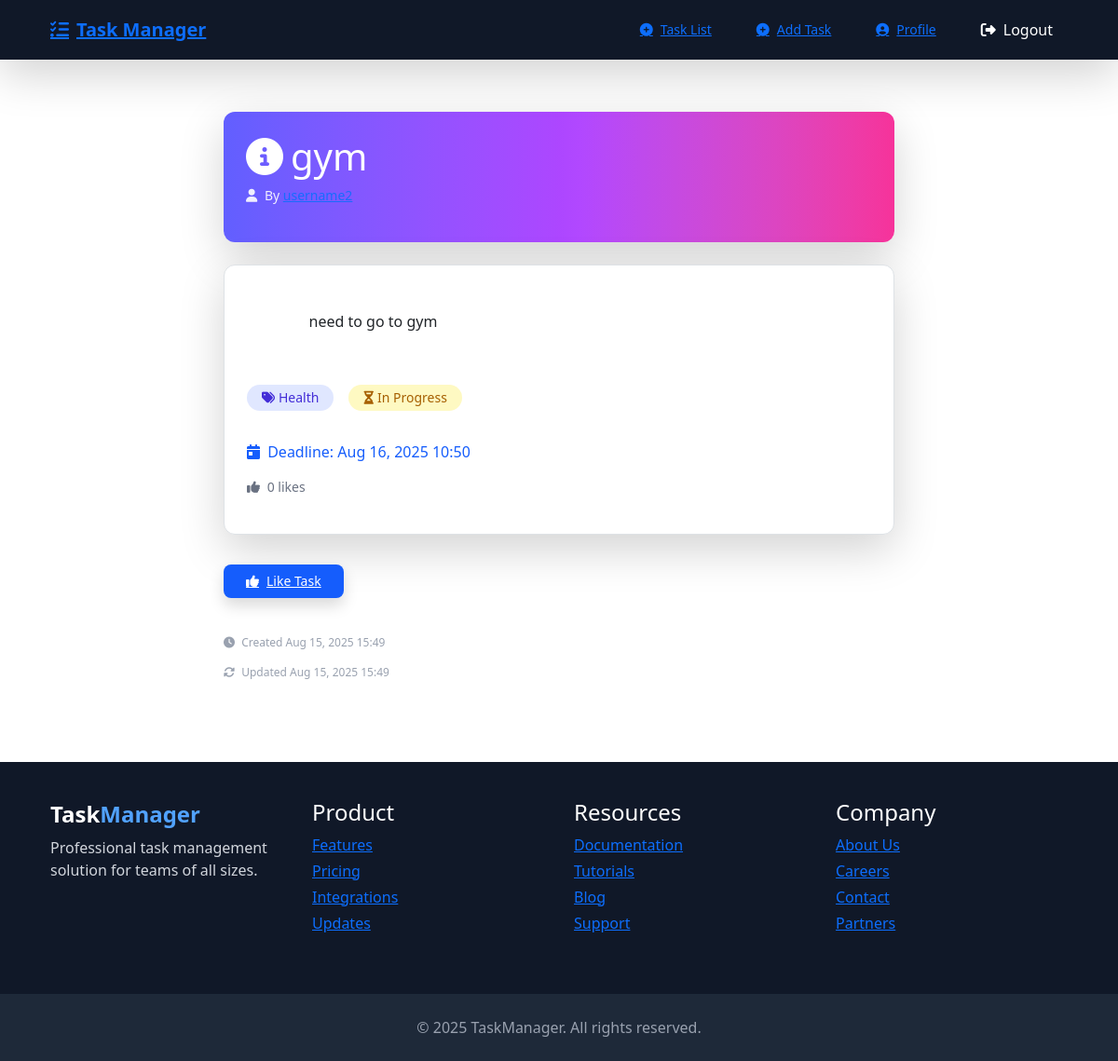
The page /task/task-detail/4/ (signed in) on the database its author committed.
### task/models.py (models this page shows, shortened)
class TaskModel(models.Model):
    user = models.ForeignKey(User, on_delete=models.CASCADE)
    title = models.CharField(max_length=200)
    description = models.TextField(blank=True, default='This task does not have a description yet.', max_length=1000)
    category = models.CharField(max_length=20, choices=Category, default='Others')
    likes = models.ManyToManyField(User, related_name='likes', blank=True)
    dead_line = models.DateTimeField(null=True, blank=True)
    is_completed = models.BooleanField(default=False)
    created_at = models.DateTimeField(auto_now_add=True)
    updated_at = models.DateTimeField(auto_now=True)
    @property
    def likes_count(self):
        return self.likes.count()

### task/views.py (the view, shortened to what this page needs)
# urls.py: path('task-detail/<int:pk>/', TaskDetailView.as_view(), name='task_detail'),
class TaskDetailView(LoginRequiredMixin, DetailView):
    model = TaskModel
    template_name = 'task_details.html'
    context_object_name = 'task'

### task/templates/task_details.html (shortened to what this page needs)
{% extends "base.html" %}
{% block content %}
<div class="max-w-3xl mx-auto px-4 py-8" style="min-height: 60vh;">
    <div class="bg-gradient-to-r from-indigo-500 via-purple-500 to-pink-500 text-white rounded-xl shadow-lg p-6 mb-6 overflow-hidden">
        <h1 class="text-3xl sm:text-4xl font-extrabold mb-2 flex items-center break-words">
            <i class="fa-solid fa-circle-info mr-2 min-w-[20px]"></i>
            <span class="whitespace-pre-wrap">{{ task.title|truncatechars:150 }}</span>
        </h1>
        <p class="text-sm opacity-90 truncate">
            <i class="fa-solid fa-user mr-1"></i>
            By <a href="{% url 'accounts:profile' username=task.user.username %}"
                  class="text-gray-800 hover:text-gray-500">{{ task.user.username }}</a>
        </p>
    </div>
    <div class="bg-white shadow-lg rounded-xl border border-gray-200 overflow-hidden">
        <div class="p-6">
            <div class="prose max-w-none break-words whitespace-pre-wrap">
                {{ task.description|linebreaksbr }}
            </div>
            <div class="flex flex-wrap gap-3 my-6 overflow-x-auto py-2">
                <span class="inline-flex items-center px-3 py-1 text-sm font-medium bg-indigo-100 text-indigo-700 rounded-full whitespace-nowrap">
                    <i class="fa-solid fa-tags mr-1"></i> {{ task.category|truncatechars:20 }}
                </span>
                {% if task.is_completed %}
                    <span class="inline-flex items-center px-3 py-1 text-sm font-medium bg-green-100 text-green-700 rounded-full whitespace-nowrap">
                        <i class="fa-solid fa-circle-check mr-1"></i> Completed
                    </span>
                {% else %}
                    <span class="inline-flex items-center px-3 py-1 text-sm font-medium bg-yellow-100 text-yellow-700 rounded-full whitespace-nowrap">
                        <i class="fa-solid fa-hourglass-half mr-1"></i> In Progress
                    </span>
                {% endif %}
            </div>
            <div class="space-y-3">
                {% if task.dead_line %}
                    <p class="{% if task.dead_line < now %}text-red-600{% else %}text-blue-600{% endif %} font-medium truncate">
                        <i class="fa-solid fa-calendar-day mr-1"></i>
                        Deadline: {{ task.dead_line|date:"M d, Y H:i" }}
                    </p>
                {% endif %}
                <p class="text-sm text-gray-500 truncate">
                    <i class="fa-solid fa-thumbs-up mr-1"></i>
                    {{ task.likes_count }} like{{ task.likes_count|pluralize }}
                </p>
            </div>
        </div>
    </div>
    <div class="mt-8 flex flex-wrap gap-3 justify-start">
        {% if user.is_authenticated and task.user != user %}
            <a href="{% url 'task:task_liked' task.id %}"
               class="px-4 py-2 bg-blue-600 text-white rounded-lg shadow hover:bg-blue-700 transition flex items-center text-sm whitespace-nowrap">
                <i class="fa-solid fa-thumbs-up mr-2"></i> Like Task
            </a>
        {% endif %}
    </div>
    <div class="mt-10 text-xs text-gray-400 space-y-1">
        <p class="truncate"><i class="fa-solid fa-clock mr-1"></i> Created {{ task.created_at|date:"M d, Y H:i" }}</p>
        <p class="truncate"><i class="fa-solid fa-rotate mr-1"></i> Updated {{ task.updated_at|date:"M d, Y H:i" }}</p>
    </div>
</div>
{% endblock %}

### rows shown on the page
TaskModel: title "gym", user.username "username2", description "need to go to gym", category "Health", dead_line "Aug 16, 2025 10:50", likes_count "0", created_at "Aug 15, 2025 15:49", updated_at "Aug 15, 2025 15:49"
